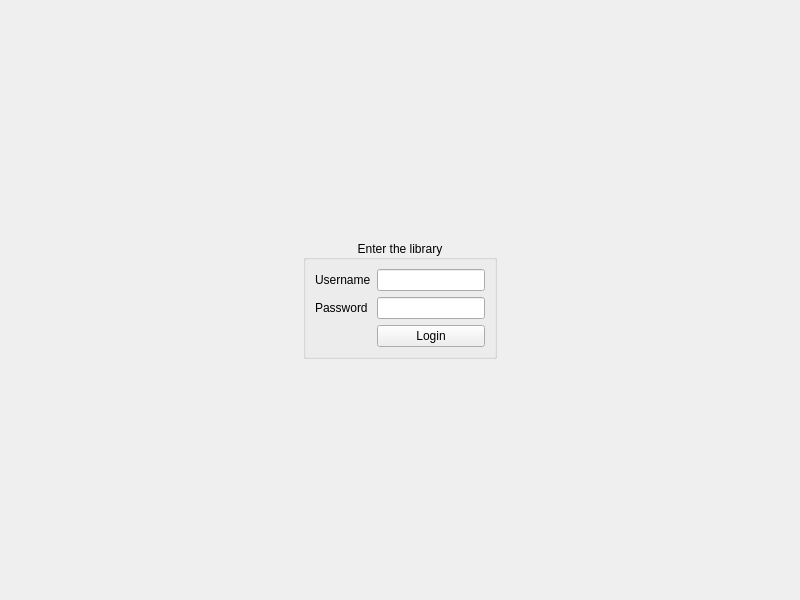
<?xml version="1.0" encoding="UTF-8"?>
<ui version="4.0">
 <class>LoginWindow</class>
 <widget class="QMainWindow" name="LoginWindow">
  <property name="geometry">
   <rect>
    <x>0</x>
    <y>0</y>
    <width>800</width>
    <height>600</height>
   </rect>
  </property>
  <property name="sizePolicy">
   <sizepolicy hsizetype="Minimum" vsizetype="Fixed">
    <horstretch>0</horstretch>
    <verstretch>0</verstretch>
   </sizepolicy>
  </property>
  <property name="sizeIncrement">
   <size>
    <width>0</width>
    <height>0</height>
   </size>
  </property>
  <property name="windowTitle">
   <string>Library</string>
  </property>
  <widget class="QWidget" name="centralwidget">
   <property name="enabled">
    <bool>true</bool>
   </property>
   <layout class="QGridLayout" name="gridLayout">
    <item row="0" column="0" rowspan="2">
     <widget class="QGroupBox" name="groupBox">
      <property name="sizePolicy">
       <sizepolicy hsizetype="Fixed" vsizetype="Fixed">
        <horstretch>0</horstretch>
        <verstretch>0</verstretch>
       </sizepolicy>
      </property>
      <property name="title">
       <string>Enter the library</string>
      </property>
      <property name="alignment">
       <set>Qt::AlignCenter</set>
      </property>
      <property name="flat">
       <bool>false</bool>
      </property>
      <layout class="QGridLayout" name="gridLayout_2">
       <item row="0" column="0">
        <layout class="QVBoxLayout" name="verticalLayout_labels">
         <item>
          <widget class="QLabel" name="usernameLabel">
           <property name="text">
            <string>Username</string>
           </property>
          </widget>
         </item>
         <item>
          <widget class="QLabel" name="passwordLabel">
           <property name="text">
            <string>Password</string>
           </property>
          </widget>
         </item>
        </layout>
       </item>
       <item row="0" column="1">
        <layout class="QVBoxLayout" name="verticalLayout_lineEdits">
         <item>
          <widget class="QLineEdit" name="usernameLineEdit"/>
         </item>
         <item>
          <widget class="QLineEdit" name="passwordLineEdit"/>
         </item>
        </layout>
       </item>
       <item row="1" column="1">
        <widget class="QPushButton" name="loginButton">
         <property name="text">
          <string>Login</string>
         </property>
        </widget>
       </item>
      </layout>
     </widget>
    </item>
   </layout>
  </widget>
 </widget>
 <resources/>
 <connections/>
</ui>
